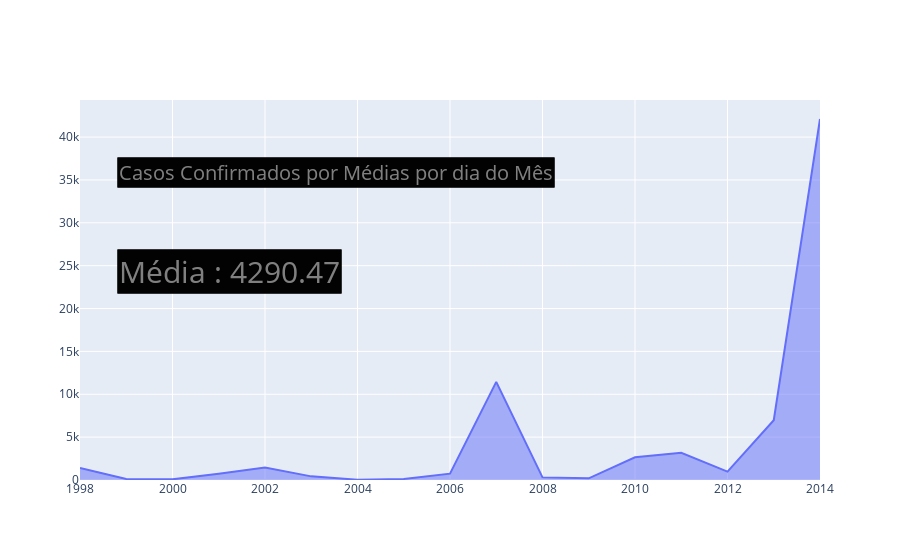

This figure's notebook cell:
### Code cell
fig2.add_annotation(text='Casos Confirmados por Médias por dia do Mês',
        xref="paper", yref="paper",
        font=dict(
            size=20,
            color='gray'
            ),
        align="center", bgcolor="rgba(0,0,0,0.8)",
        x=0.05, y=0.85, showarrow=False)
fig2.add_annotation(text=f"Média : {round(df2['casos-confirmados'].mean(), 2)}",
        xref="paper", yref="paper",
        font=dict(
            size=30,
            color='gray'
            ),
        align="center", bgcolor="rgba(0,0,0,0.8)",
        x=0.05, y=0.55, showarrow=False)

### Figure 1 — Plotly figure (JSON) as saved in the notebook; plotly's stock layout.template omitted (floating-point values rounded to 4 significant figures)
{"data": [{"fill": "tonexty", "mode": "lines", "x": [1998, 1999, 2000, 2001, 2002, 2003, 2004, 2005, 2006, 2007, 2008, 2009, 2010, 2011, 2012, 2013, 2014], "y": [1397, 117, 81, 728, 1464, 423, 30, 119, 742, 11442, 306, 200, 2647, 3178, 979, 6976, 42109], "type": "scatter"}], "layout": {"annotations": [{"align": "center", "bgcolor": "rgba(0,0,0,0.8)", "font": {"color": "gray", "size": 20}, "showarrow": false, "text": "Casos Confirmados por Médias por dia do Mês", "x": 0.05, "xref": "paper", "y": 0.85, "yref": "paper"}, {"align": "center", "bgcolor": "rgba(0,0,0,0.8)", "font": {"color": "gray", "size": 30}, "showarrow": false, "text": "Média : 4290.47", "x": 0.05, "xref": "paper", "y": 0.55, "yref": "paper"}, {"align": "center", "bgcolor": "rgba(0,0,0,0.8)", "font": {"color": "gray", "size": 20}, "showarrow": false, "text": "Casos Confirmados por Médias por dia do Mês", "x": 0.05, "xref": "paper", "y": 0.85, "yref": "paper"}, {"align": "center", "bgcolor": "rgba(0,0,0,0.8)", "font": {"color": "gray", "size": 30}, "showarrow": false, "text": "Média : 4290.47", "x": 0.05, "xref": "paper", "y": 0.55, "yref": "paper"}, {"align": "center", "bgcolor": "rgba(0,0,0,0.8)", "font": {"color": "gray", "size": 20}, "showarrow": false, "text": "Casos Confirmados por Médias por dia do Mês", "x": 0.05, "xref": "paper", "y": 0.85, "yref": "paper"}, {"align": "center", "bgcolor": "rgba(0,0,0,0.8)", "font": {"color": "gray", "size": 30}, "showarrow": false, "text": "Média : 4290.47", "x": 0.05, "xref": "paper", "y": 0.55, "yref": "paper"}]}}
